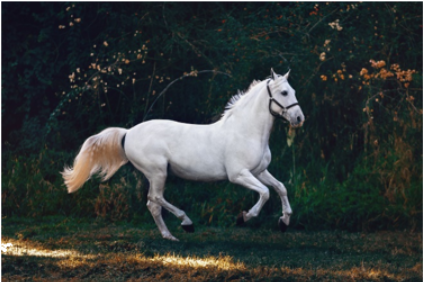
#> input picture horse.png, 423 x 282 px
$ python thresholding.py
#> lines starting #> are read from the running program, lines starting #| are printed output that depends on the picture
# Example Python Program for thresholding

from PIL import Image


# Method to process the red band
def pixel_proc_red(intensity):
    return 0


# Method to process the blue band
def pixel_proc_blue(intensity):
    return intensity


# Method to process the green band
def pixel_proc_green(intensity):
    return 0


# Create an image object
imageObject = Image.open("horse.png")
#> imageObject is the input picture: PIL image 423x282 RGB; mean R, G, B 50.8, 56.6, 55.8


# Split the red, green and blue bands from the Image
multiBands = imageObject.split()


# Apply point operations that does thresholding on each color band
redBand = multiBands[0].point(pixel_proc_red)
#> redBand: PIL image 423x282 L; every value is 0

greenBand = multiBands[1].point(pixel_proc_green)

blueBand = multiBands[2].point(pixel_proc_blue)
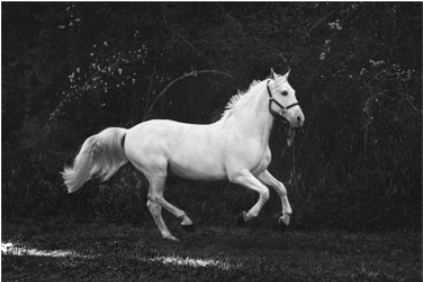
#> blueBand: PIL image 423x282 L; min 16, max 255, mean 55.8


# Display the individual band after thresholding
redBand.show()

greenBand.show()

blueBand.show()


# Create a new image from the thresholded red, green and blue brands
newImage = Image.merge("RGB", (redBand, greenBand, blueBand))
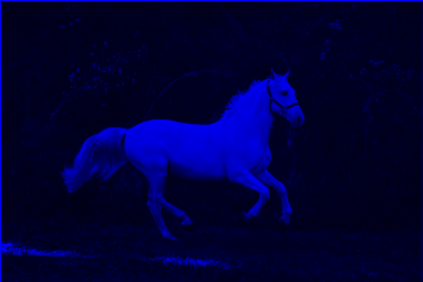
#> newImage: PIL image 423x282 RGB; mean R, G, B 0, 0, 55.8


# Display the merged image after thresholding
newImage.show()
